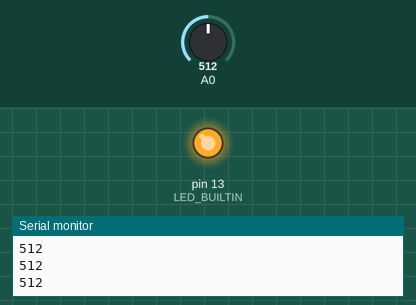
Bench run of a sketch on a simulated Arduino Uno, built with avr-gcc and run on an emulated ATmega328P. On the bench: output pins drawn as LEDs (lit = HIGH), the last lines printed to the serial monitor. Inputs (shaded band) come from the test bench; at power-on: A0 = 512.

Above: at 1.2 s.
1.3 s: A0 set to 106
2.8 s: A0 set to 90
At 3.3 s:
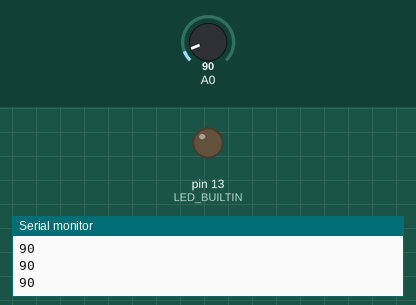
4.3 s: A0 set to 110
At 4.6 s:
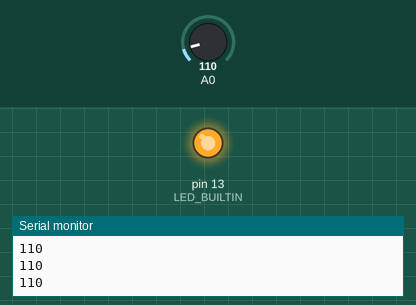
5.8 s: A0 set to 0
At 7.1 s:
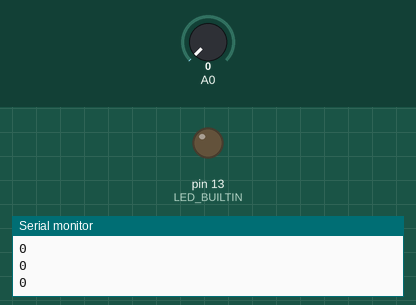
Timing chart, 0 to 8.3 s (numbered marks = the images above; inputs shaded):
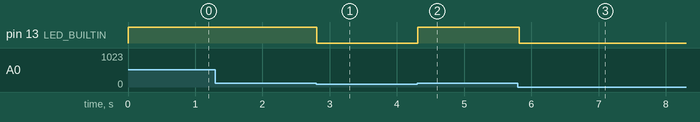

The sketch:

sensor_code.ino
```cpp
void setup() {
  Serial.begin(9600);
  pinMode(LED_BUILTIN, OUTPUT);
}

void loop() {
  int deger = analogRead(A0);
  Serial.println(deger);

  if (deger > 100) {
    digitalWrite(LED_BUILTIN, HIGH);
  } else {
    digitalWrite(LED_BUILTIN, LOW);
  }
  delay(100);
}
```

Measured:
- the behaviour switches between 101 and 100 on A0 (found by bisection; images 0 and 1)
- after the input at 2.8 s, pin 13 (LED_BUILTIN): HIGH → LOW at once
- after the input at 4.3 s, pin 13 (LED_BUILTIN): LOW → HIGH at once
- after the input at 5.8 s, pin 13 (LED_BUILTIN): HIGH → LOW at once
